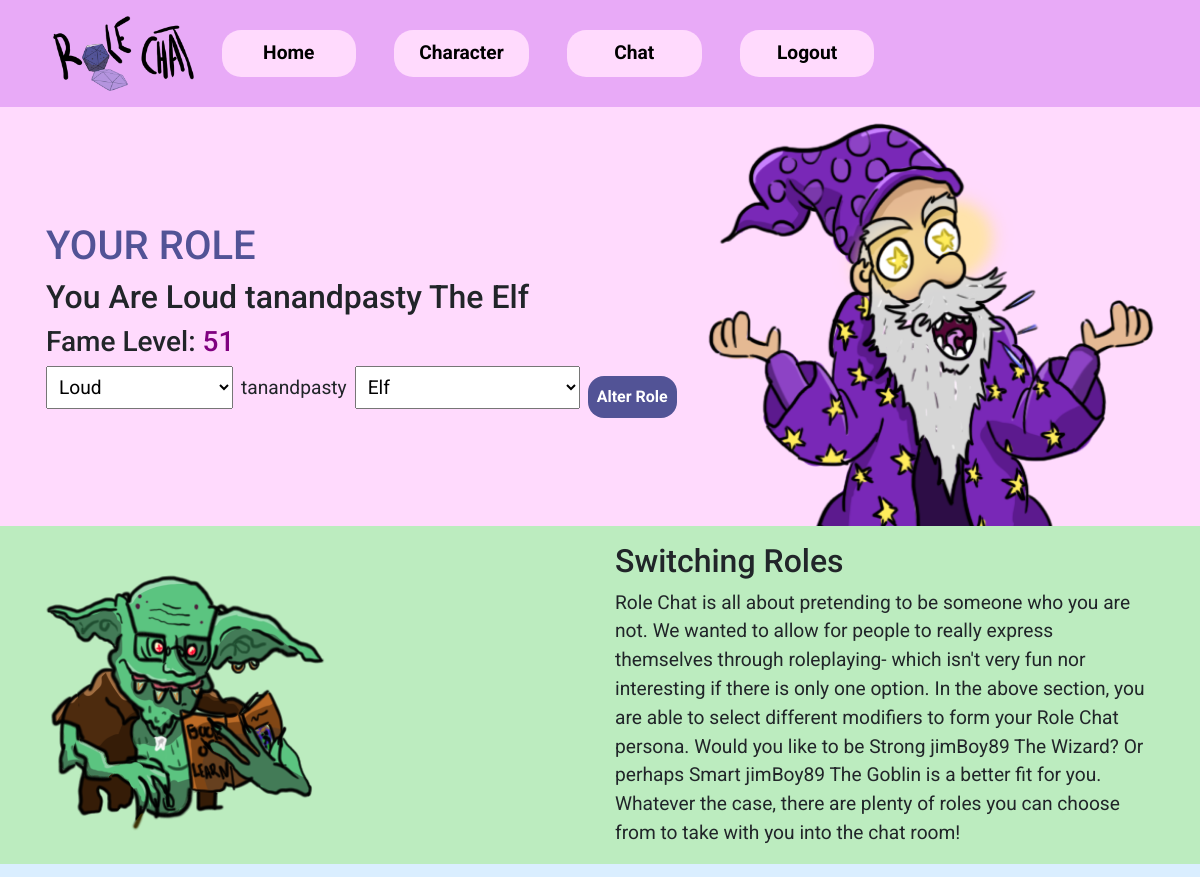
/character (signed in, upper part), run on an earlier commit of the app's database.
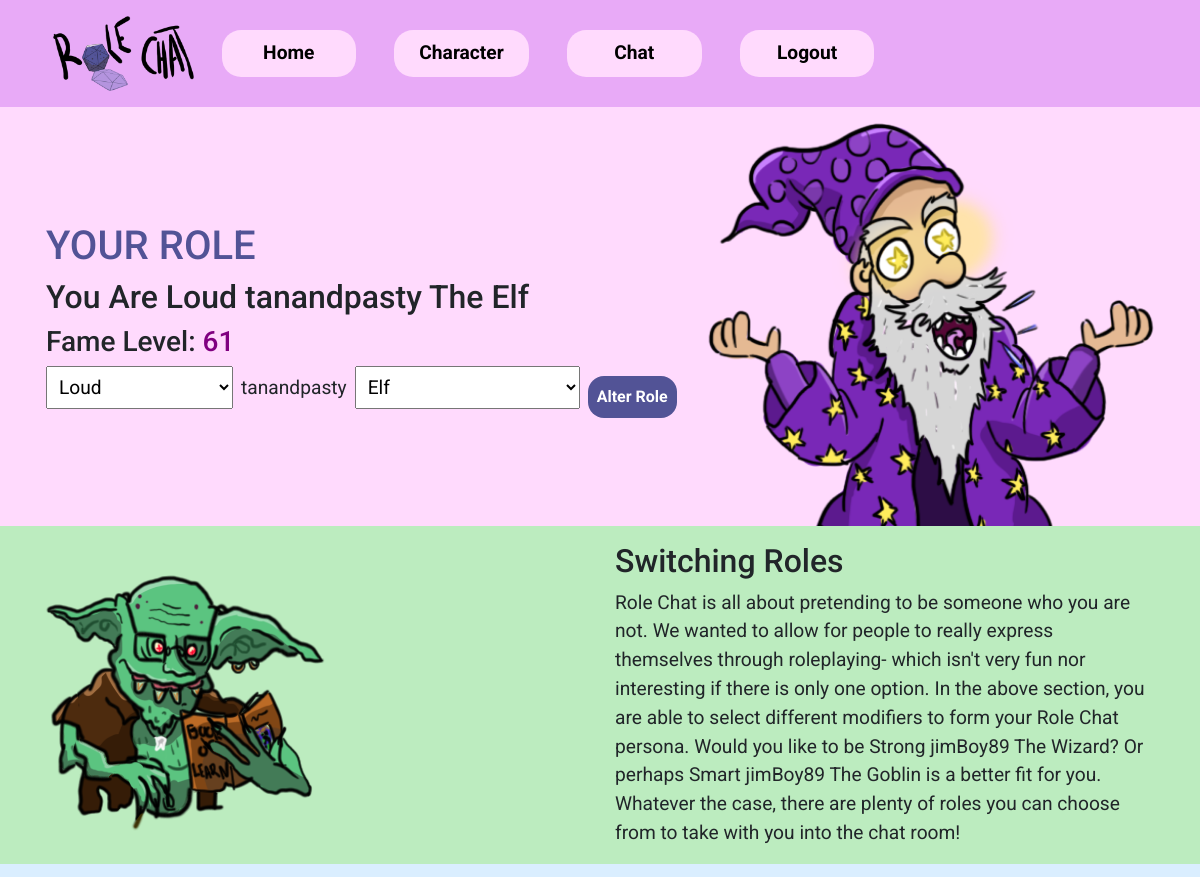
And on a later commit of the database.
### website/models.py (models this page shows)
class User(db.Model, UserMixin):
    id = db.Column(db.Integer, primary_key=True)
    username = db.Column(db.String(15), unique=True)
    password = db.Column(db.String(30))
    currency = db.Column(db.Integer, default=0)
    adjective = db.Column(db.String(30), default='Silly')
    role = db.Column(db.String(30), default='User')

### website/views.py (the view)
@views.route('/character', methods=['GET', 'POST'])
@login_required
def character():
    db.session.commit()
    if request.method == 'POST':
        adjective = request.form.get('adjective')
        role = request.form.get('role')
        user_to_update = User.query.filter_by(username=current_user.username).first()
        user_to_update.adjective = adjective
        user_to_update.role = role
        db.session.commit()
        return render_template("character.html", user=current_user, adj1=adjectives1, adj2=adjectives2, adj3=adjectives3, role1=roles1, role2=roles2, role3=roles3)
    else:
        return render_template("character.html", user=current_user, adj1=adjectives1, adj2=adjectives2, adj3=adjectives3, role1=roles1, role2=roles2, role3=roles3)

### website/__init__.py (called while the page is built)
def create_app():
    app = Flask(__name__)
    app.config['SECRET_KEY'] = 'A project created by students from ECU University :)'
    app.config['SQLALCHEMY_DATABASE_URI'] = f'sqlite:///{DB_NAME}'
    db.init_app(app)
    from .views import views
    from .auth import auth
    app.register_blueprint(views, url_prefix='/')
    app.register_blueprint(auth, url_prefix='/')
    from .models import User
    create_database(app)
    login_manager = LoginManager()
    login_manager.login_view = 'auth.login'
    login_manager.init_app(app)
    socketio.init_app(app)
    @login_manager.user_loader
    def load_user(id):
        return User.query.get(int(id))
    return app

### website/templates/character.html (shortened to what this page needs)
{% extends "base.html" %}
{% block content %}
<section class="bg-color2">
  <div class="container">
      <div class="row align-items-center justify-content-center pt-3">
          <div class="col-lg p-3 w-100">
            <h1 class="text-uppercase text-purple">Your Role</h1>
            <h2 class="fs-5">You Are {{ user.adjective }} {{ user.username }} The {{ user.role }}</h2>
            <h3>Fame Level: <span style="color: purple;">{{ user.currency }}</span></h3>
            <div>
                <form class="d-flex align-items-start justify-content-start" action="/character" method="post">
                  <select name="adjective" class="p-2">
                    {% for adjective in adj1 %}
                      <option value="{{adjective}}"
                      {% if adjective == user.adjective %}
                        selected
                      {% endif %}
                      > {{adjective}}</option>
                    {% endfor %}
                  </select>
                  <p class="p-2">{{user.username}}</p>
                  <select name="role" class="p-2">
                    {% for role in role1 %}
                      <option value="{{role}}"
                      {% if role == user.role %}
                          selected
                      {% endif %}
                      > {{role}}</option>
                    {% endfor %}
                  </select>
                  <input type="submit" class="ml-2 p-2 btn submit-button" value="Alter Role">
                </form>
            </div>
          </div>
          <div class="col-lg">
              <img class="w-100 d-none d-lg-block" src="{{ url_for('static', filename='WebApps-Wizard.png') }}" alt="wizard">
          </div>
      </div>
  </div>
</section>
<section class="bg-color4">
  <div class="container">
      <div class="row align-items-center pt-3">
        <div class="col-lg">
          <img class="img-fluid" src="{{ url_for('static', filename='WebApps-Goblin.png') }}" alt="wizard">
        </div>
        <div class="col-lg">
          <h2>Switching Roles</h2>
          <div>
              <p>Role Chat is all about pretending to be someone who you are not.
                We wanted to allow for people to really express themselves through roleplaying-
                which isn't very fun nor interesting if there is only one option. In the above section,
                you are able to select different modifiers to form your Role Chat persona. Would you like
                to be Strong jimBoy89 The Wizard? Or perhaps Smart jimBoy89 The Goblin is a better fit for you.
                Whatever the case, there are plenty of roles you can choose from to take with you into the
                chat room!
              </p>
          </div>
        </div>
      </div>
  </div>
</section>
<section class="bg-color3">
  <div class="container">
      <div class="row align-items-center pt-3">
      </div>
  </div>
</section>
{% endblock %}

### website/templates/base.html (shortened to what this page needs)
<!doctype html>
<html lang="en">
  <head>
    <link rel="stylesheet" href="https://cdn.jsdelivr.net/npm/bootstrap@4.3.1/dist/css/bootstrap.min.css">
    <link rel="stylesheet" href="https://cdn.jsdelivr.net/npm/bootstrap-icons@1.3.0/font/bootstrap-icons.css">
    <link
        rel="stylesheet"
        type="text/css"
        href="{{ url_for('static', filename='main.css') }}"
    ></link>
  </head>
  <body>
    <nav class="navbar navbar-expand-lg navbar-light navbar-custom d-flex-lg" id="mainNavBar">
      <div class="container">
          <div class="collapse navbar-collapse" id="navbar">
            <div class="navbar-nav">
              <a href="/" class="nav-item nav-link d-none d-lg-block" id="logo"><img class="navbar-logo" src="{{ url_for('static', filename='WebApps-RoleChatLogo.png') }}" alt="Role Chat Logo"></a>
              <a href="/" class="nav-item navbar-button-custom nav-link" id="home">Home</a>
              {% if user.is_authenticated %}
                <a href="/character" class="nav-item navbar-button-custom nav-link" id="character">Character</a>
                <a href="/chat" class="nav-item navbar-button-custom nav-link" id="chat">Chat</a>
                <a href="/logout" class="nav-item navbar-button-custom nav-link" id="logout">Logout</a>
              {% else %}
                <a href="/login" class="nav-item navbar-button-custom nav-link" id="login">Login</a>
              {% endif %}
            </div>
          </div>
        </div>
    </nav>
    {% block content %}
    {% endblock %}
  </body>
</html>

### website/static/main.css (style rules this page uses)
body { background-color: rgb(255, 218, 253) !important; font-family: 'Roboto', sans-serif; font-size: 1.2em; }
.bg-color2 { background-color: rgb(255, 218, 253) !important; }
.bg-color3 { background-color: rgb(218, 238, 255) !important; }
.bg-color4 { background-color: rgb(188, 236, 191) !important; }
.navbar-custom { background-color: rgb(232, 170, 247) !important; display: flex; }
.navbar-logo { height: 75px; }
.navbar-button-custom { font-weight: bolder; align-self: center !important; text-align: center; color: black !important; background-color: rgb(255, 218, 253); border-radius: 1em; margin: .5em 1em; padding: .5em 1em; width: 7em; }
.text-purple { color: #525396 !important; }
.submit-button { font-weight: bolder; align-self: center !important; text-align: center; color: white !important; background-color: #525396 !important; border-radius: 1em; }

What changed in the data, as far as the page shows it:
changed User "Loud": currency "51" → "61"
